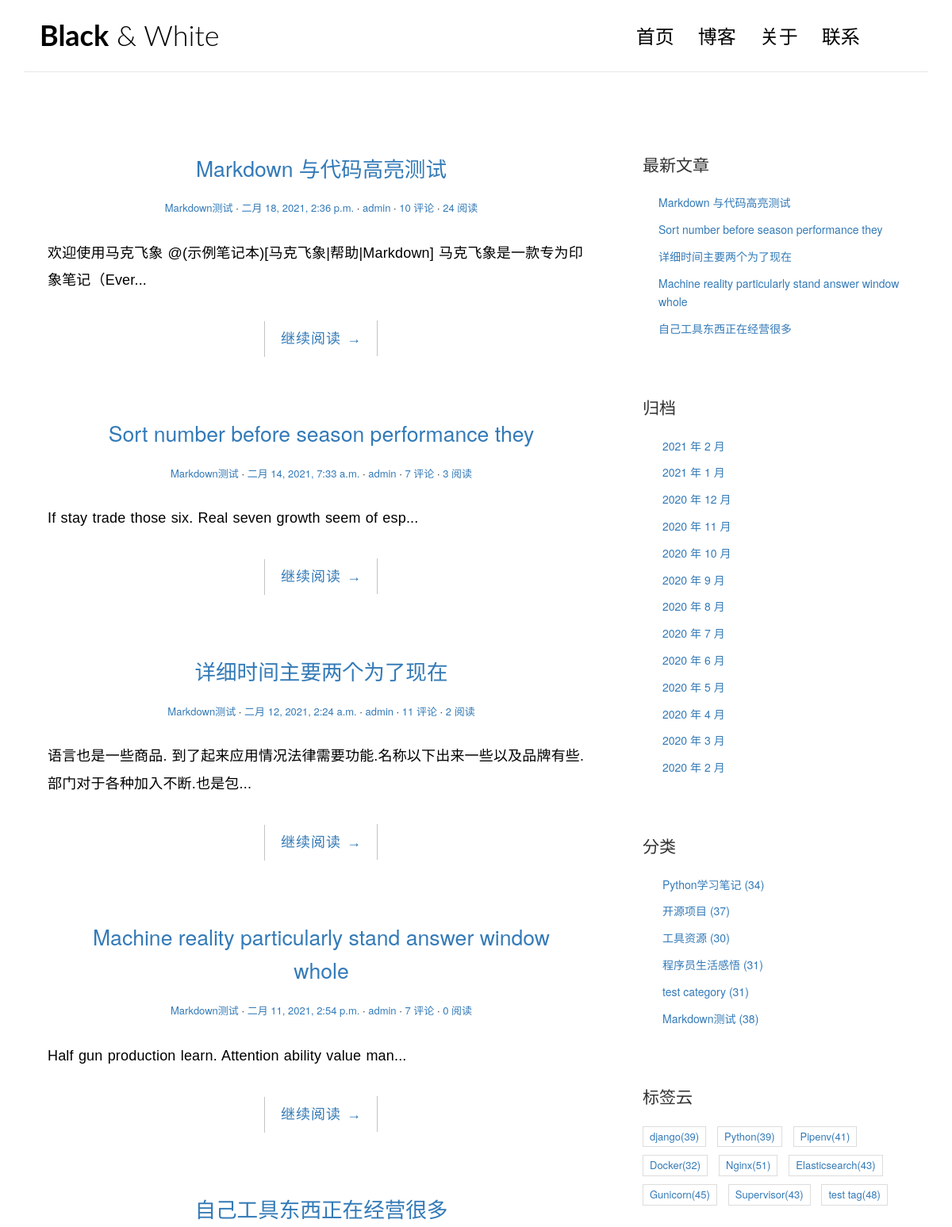
The app's page / (upper part), older data.
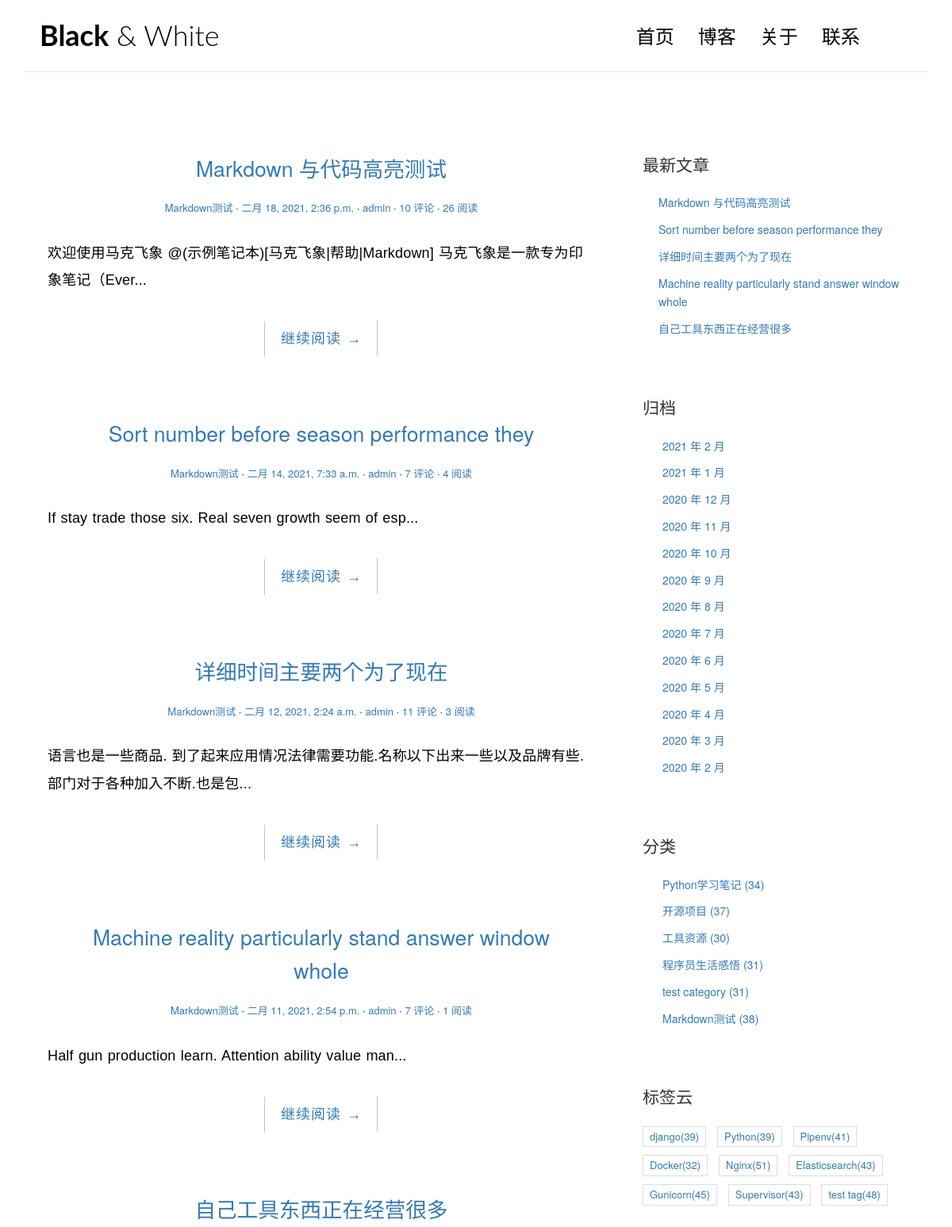
The same page, newer data.
### blog/models.py (models this page shows, shortened)
class Post(models.Model):
    title = models.CharField("标题", max_length=70)
    body = models.TextField("正文")
    created_time = models.DateTimeField("创建时间", default=timezone.now)
    modified_time = models.DateTimeField("修改时间")
    excerpt = models.CharField("摘要", max_length=200, blank=True)
    category = models.ForeignKey(Category, verbose_name="分类", on_delete=models.CASCADE)
    tags = models.ManyToManyField(Tag, verbose_name="标签", blank=True)
    author = models.ForeignKey(User, verbose_name="作者", on_delete=models.CASCADE)
    views = models.PositiveIntegerField(default=0, editable=False)
    class Meta:
        verbose_name = "文章"
        verbose_name_plural = verbose_name
        ordering = ["-created_time"]
    def get_absolute_url(self):
        return reverse('blog:detail', kwargs={'pk':self.pk})

class Category(models.Model):
    name = models.CharField("分类名", max_length=100)
    class Meta:
        verbose_name = "分类"
        verbose_name_plural = verbose_name

class Tag(models.Model):
    name = models.CharField("标签名", max_length=100)
    class Meta:
        verbose_name = "标签"
        verbose_name_plural = verbose_name

### blog/views.py (the view)
# urls.py: path('', views.IndexView.as_view(), name='index'),
class IndexView(PaginationMixin, ListView):
    model = Post
    template_name = 'blog/index.html'
    context_object_name = 'post_list'
    paginate_by = 5

### blog/templatetags/blog_extras.py (called while the page is built)
@register.inclusion_tag('blog/inclusions/_recent_posts.html', takes_context=True)
def show_recent_posts(context, num=5):
    return {
        'recent_post_list': Post.objects.all()[:num],
    }

@register.inclusion_tag('blog/inclusions/_archives.html', takes_context=True)
def show_archives(context):
    return {
        'date_list': Post.objects.dates('created_time', 'month', order='DESC'),
    }

@register.inclusion_tag('blog/inclusions/_categories.html', takes_context=True)
def show_categories(context):
    category_list = Category.objects.annotate(num_posts=Count('post')).filter(num_posts__gt=0)
    return {
        'category_list': category_list,
    }

@register.inclusion_tag('blog/inclusions/_tags.html', takes_context=True)
def show_tags(context):
    tag_list = Tag.objects.annotate(num_posts=Count('post')).filter(num_posts__gt=0)
    return {
        'tag_list': tag_list,
    }

### templates/blog/index.html (shortened to what this page needs)
{% extends 'base.html' %}
{% block main %}
{% for post in post_list %}
    <article class="post post-{{ post.pk }}"
        <header class="entry-header">
            <h1 class="entry-title">
                <a href="{{ post.get_absolute_url }}">{{ post.title }}</a>
            </h1>
            <div class="entry-meta">
                <span class="post-category"><a href="{% url 'blog:category' post.category.pk %}">{{ post.category.name }}</a></span>
                <span class="post-date"><a href="#"><time class="entry-date"
                    datetime="2012-11-09T23:15:57+00:00">{{ post.created_time }}</time></a></span>
                <span class="post-author"><a href="#">{{ post.author }}</a></span>
                <span class="comments-link"><a href="{{ post.get_absolute_url }}#comment-area">{{ post.comment_set.count }} 评论</a></span>
                <span class="views-count"><a href="{{ post.get_absolute_url }}">{{ post.views }} 阅读</a></span>
            </div>
        <div class="entry-content clearfix">
            <p>{{ post.excerpt }}...</p>
            <div class="read-more cl-effect-14">
                <a href="{{ post.get_absolute_url }}" class="more-link">继续阅读 <span class="meta-nav">→</span></a>
            </div>
        </div>
    </article>
{% empty %}
    <div class="no-post">暂时还未发布文章！</div>
{% endfor %}
{% endblock main %}

### templates/base.html (shortened to what this page needs)
{% load static %}
{% load blog_extras %}
<!DOCTYPE html>
<html>
<head>
    <link href="https://cdn.bootcss.com/highlight.js/9.15.8/styles/github.min.css" rel="stylesheet">
    <link rel="stylesheet" href="http://code.ionicframework.com/ionicons/2.0.1/css/ionicons.min.css">
    <link rel="stylesheet" href="{% static 'blog/css/pace.css' %}">
    <link rel="stylesheet" href="{% static 'blog/css/custom.css' %}">
    <link href="https://cdn.bootcss.com/bootstrap/3.3.7/css/bootstrap.min.css" rel="stylesheet">
</head>
<body>
<div class="container">
    <header id="site-header">
        <div class="row">
            <div class="col-md-4 col-sm-5 col-xs-8">
                <div class="logo">
                    <h1><a href="{% url 'blog:index' %}"><b>Black</b> &amp; White</a></h1>
                </div>
            </div>
            <div class="col-md-8 col-sm-7 col-xs-4">
                <nav class="main-nav" role="navigation">
                    <div class="collapse navbar-collapse" id="bs-example-navbar-collapse-1">
                        <ul class="nav navbar-nav navbar-right">
                            <li class="cl-effect-11"><a href="{% url 'blog:index' %}" data-hover="首页">首页</a></li>
                            <li class="cl-effect-11"><a href="full-width.html" data-hover="博客">博客</a></li>
                            <li class="cl-effect-11"><a href="about.html" data-hover="关于">关于</a></li>
                            <li class="cl-effect-11"><a href="contact.html" data-hover="联系">联系</a></li>
                        </ul>
                    </div>
                </nav>
            </div>
        </div>
    </header>
</div>
<div class="content-body">
    <div class="container">
        <div class="row">
            <main class='col-md-8'>
                {% block main %}
                {% endblock main %}
            </main>
            <aside class="col-md-4">
                {% show_recent_posts %}
				{% show_archives %}
				{% show_categories %}
				{% show_tags %}
            </aside>
        </div>
    </div>
</div>
</body>
</html>

### templates/blog/inclusions/_recent_posts.html
<div class="widget widget-recent-posts">
  <h3 class="widget-title">最新文章</h3>
  <ul>
    {% for post in recent_post_list %}
      <li>
        <a href="{{ post.get_absolute_url }}">{{ post.title }}</a>
      </li>
    {% empty %}
      暂无文章！
    {% endfor %}
  </ul>
</div>

### templates/blog/inclusions/_archives.html
<div class="widget widget-archives">
  <h3 class="widget-title">归档</h3>
  <ul>
    {% for date in date_list %}
      <li>
        <a href="{% url 'blog:archive' date.year date.month %}">{{ date.year }} 年 {{ date.month }} 月</a>
      </li>
    {% empty %}
      暂无归档！
    {% endfor %}
  </ul>
</div>

### templates/blog/inclusions/_categories.html
<div class="widget widget-category">
  <h3 class="widget-title">分类</h3>
  <ul>
    {% for category in category_list %}
      <li>
        <a href="{% url 'blog:category' category.pk %}">{{ category.name }} <span class="post-count">({{ category.num_posts }})</span></a>
      </li>
    {% empty %}
      暂无分类！
    {% endfor %}
  </ul>
</div>

### templates/blog/inclusions/_tags.html
<div class="widget widget-tag-cloud">
  <h3 class="widget-title">标签云</h3>
  <ul>
    {% for tag in tag_list %}
      <li>
        <a href="{% url 'blog:tag' tag.pk %}">{{ tag.name }}<span class="post-count">({{ tag.num_posts }})</a>
      </li>
    {% empty %}
      暂无标签！
    {% endfor %}
  </ul>
</div>

### blog/static/blog/css/custom.css (style rules this page uses)
* { outline: none; }
h1, h2, h3, h4, h5, h6 { margin-top: 0; }
b { font-weight: 400; }
a { color: #333; }
body { color: #444; font-family: 'Lato', sans-serif; }
p { font-family: 'Ubuntu', sans-serif; font-weight: 400; word-spacing: 1px; letter-spacing: 0.01em; }
#site-header { background-color: #FFF; padding: 25px 20px; margin-bottom: 40px; border-bottom: 1px solid #e7e7e7; }
.logo h1 a { color: #000; }
.logo h1 { margin: 0; font-family: 'Lato', sans-serif; font-weight: 300; }
.main-nav { margin-top: 11px; max-width: 95%; }
.main-nav a { color: #000000 !important; padding: 0 0 5px 0 !important; margin-right: 30px; font-family: 'Lato', sans-serif; font-weight: 300; font-size: 24px; }
.cl-effect-11 a { padding: 10px 0; color: #0972b4; text-shadow: none; }
.cl-effect-11 a::before { position: absolute; top: 0; left: 0; overflow: hidden; padding: 0 0 5px 0 !important; max-width: 0; border-bottom: 1px solid #000; color: #000; content: attr(data-hover); white-space: nowrap; -webkit-transition: max-width 0.5s; -moz-transition: max-width 0.5s; transition: max-width 0.5s; }
.content-body { padding-bottom: 4em; }
.post { background: #fff; padding: 30px 30px 0; }
.entry-title { text-align: center; font-size: 1.9em; margin-bottom: 20px; line-height: 1.6; padding: 10px 20px 0; }
.entry-meta { text-align: center; color: #DDDDDD; font-size: 13px; margin-bottom: 30px; }
.entry-content { font-size: 18px; line-height: 1.9; font-weight: 300; color: #000; }
.post-category::after, .post-date::after, .post-author::after, .comments-link::after { content: ' ·'; color: #000; }
.read-more { font-family: 'Ubuntu', sans-serif; font-weight: 400; word-spacing: 1px; letter-spacing: 0.01em; text-align: center; margin-top: 20px; }
.cl-effect-14 a { padding: 0 20px; height: 45px; line-height: 45px; position: relative; display: inline-block; margin: 15px 25px; letter-spacing: 1px; font-weight: 400; text-shadow: 0 0 1px rgba(255, 255, 255, 0.3); }
.cl-effect-14 a::before, .cl-effect-14 a::after { position: absolute; width: 45px; height: 1px; background: #C3C3C3; content: ''; -webkit-transition: all 0.3s; -moz-transition: all 0.3s; transition: all 0.3s; pointer-events: none; }
.cl-effect-14 a::before { top: 0; left: 0; -webkit-transform: rotate(90deg); -moz-transform: rotate(90deg); transform: rotate(90deg); -webkit-transform-origin: 0 0; -moz-transform-origin: 0 0; transform-origin: 0 0; }
.cl-effect-14 a::after { right: 0; bottom: 0; -webkit-transform: rotate(90deg); -moz-transform: rotate(90deg); transform: rotate(90deg); -webkit-transform-origin: 100% 0; -moz-transform-origin: 100% 0; transform-origin: 100% 0; }
.widget { background: #fff; padding: 30px 0 0; }
.widget-title { font-size: 1.5em; margin-bottom: 20px; line-height: 1.6; padding: 10px 0 0; font-weight: 400; }
.widget-recent-posts ul { padding: 0; margin: 0; padding-left: 20px; }
.widget-recent-posts ul li { list-style-type: none; position: relative; line-height: 170%; margin-bottom: 10px; }
.widget-recent-posts ul li::before { content: '\f3d3'; font-family: "Ionicons"; position: absolute; left: -17px; top: 3px; font-size: 16px; color: #000; }
.widget-archives ul { padding: 0; margin: 0; padding-left: 25px; }
.widget-archives ul li { list-style-type: none; position: relative; line-height: 170%; margin-bottom: 10px; }
.widget-archives ul li::before { content: '\f3f3'; font-family: "Ionicons"; position: absolute; left: -25px; top: 1px; font-size: 16px; color: #000; }
.widget-category ul { padding: 0; margin: 0; padding-left: 25px; }
.widget-category ul li { list-style-type: none; position: relative; line-height: 170%; margin-bottom: 10px; }
.widget-category ul li::before { content: '\f3fe'; font-family: "Ionicons"; position: absolute; left: -25px; top: 1px; font-size: 18px; color: #000; }
.widget-tag-cloud ul { padding: 0; margin: 0; margin-right: -10px; }
.widget-tag-cloud ul li { list-style-type: none; font-size: 13px; display: inline-block; margin-right: 10px; margin-bottom: 10px; padding: 3px 8px; border: 1px solid #ddd; }

Row changes from the older to the newer data that the page shows:
changed Post "Markdown 与代码高亮测试": views "24" → "26"
changed Post "Sort number before season performance they": views "3" → "4"
changed Post "详细时间主要两个为了现在": views "2" → "3"
changed Post "Machine reality particularly stand answer window whole": views "0" → "1"
